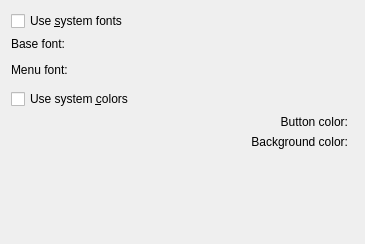
<ui version="4.0" >
 <class>FontConfigBase</class>
 <widget class="QWidget" name="FontConfigBase" >
  <property name="geometry" >
   <rect>
    <x>0</x>
    <y>0</y>
    <width>365</width>
    <height>244</height>
   </rect>
  </property>
  <property name="windowTitle" >
   <string></string>
  </property>
  <layout class="QGridLayout" >
   <property name="margin" >
    <number>11</number>
   </property>
   <property name="spacing" >
    <number>6</number>
   </property>
   <item row="0" column="0" colspan="2" >
    <widget class="QCheckBox" name="chkSystem" >
     <property name="text" >
      <string>Use &amp;system fonts</string>
     </property>
    </widget>
   </item>
   <item row="1" column="0" colspan="2" >
    <widget class="QLabel" name="TextLabel1" >
     <property name="text" >
      <string>Base font:</string>
     </property>
     <property name="alignment" >
      <set>Qt::AlignLeading|Qt::AlignLeft|Qt::AlignVCenter</set>
     </property>
     <property name="wordWrap" >
      <bool>false</bool>
     </property>
    </widget>
   </item>
   <item row="2" column="0" colspan="2" >
    <widget class="FontEdit" native="1" name="edtFont" />
   </item>
   <item row="10" column="0" >
    <spacer>
     <property name="orientation" >
      <enum>Qt::Vertical</enum>
     </property>
     <property name="sizeType" >
      <enum>QSizePolicy::Expanding</enum>
     </property>
     <property name="sizeHint" >
      <size>
       <width>20</width>
       <height>20</height>
      </size>
     </property>
    </spacer>
   </item>
   <item row="9" column="0" >
    <widget class="QLabel" name="TextLabel2_2" >
     <property name="sizePolicy" >
      <sizepolicy>
       <hsizetype>7</hsizetype>
       <vsizetype>1</vsizetype>
       <horstretch>0</horstretch>
       <verstretch>0</verstretch>
      </sizepolicy>
     </property>
     <property name="text" >
      <string>Background color:</string>
     </property>
     <property name="alignment" >
      <set>Qt::AlignRight|Qt::AlignTrailing|Qt::AlignVCenter</set>
     </property>
     <property name="wordWrap" >
      <bool>false</bool>
     </property>
    </widget>
   </item>
   <item row="9" column="1" >
    <widget class="QColorButton" native="1" name="btnBgColor" />
   </item>
   <item row="8" column="1" >
    <widget class="QColorButton" native="1" name="btnBtnColor" />
   </item>
   <item row="8" column="0" >
    <widget class="QLabel" name="TextLabel1_2" >
     <property name="sizePolicy" >
      <sizepolicy>
       <hsizetype>7</hsizetype>
       <vsizetype>1</vsizetype>
       <horstretch>0</horstretch>
       <verstretch>0</verstretch>
      </sizepolicy>
     </property>
     <property name="text" >
      <string>Button color:</string>
     </property>
     <property name="alignment" >
      <set>Qt::AlignRight|Qt::AlignTrailing|Qt::AlignVCenter</set>
     </property>
     <property name="wordWrap" >
      <bool>false</bool>
     </property>
    </widget>
   </item>
   <item row="7" column="0" colspan="2" >
    <widget class="QCheckBox" name="chkColors" >
     <property name="text" >
      <string>Use system &amp;colors</string>
     </property>
    </widget>
   </item>
   <item row="3" column="0" colspan="2" >
    <widget class="QLabel" name="TextLabel2" >
     <property name="text" >
      <string>Menu font:</string>
     </property>
     <property name="wordWrap" >
      <bool>false</bool>
     </property>
    </widget>
   </item>
   <item row="4" column="0" colspan="2" >
    <widget class="FontEdit" native="1" name="edtMenu" />
   </item>
  </layout>
 </widget>
 <customwidgets>
  <customwidget>
   <class>QColorButton</class>
   <extends>QWidget</extends>
   <header>qcolorbutton.h</header>
  </customwidget>
  <customwidget>
   <class>FontEdit</class>
   <extends>QWidget</extends>
   <header>fontedit.h</header>
  </customwidget>
 </customwidgets>
 <resources/>
 <connections/>
</ui>
